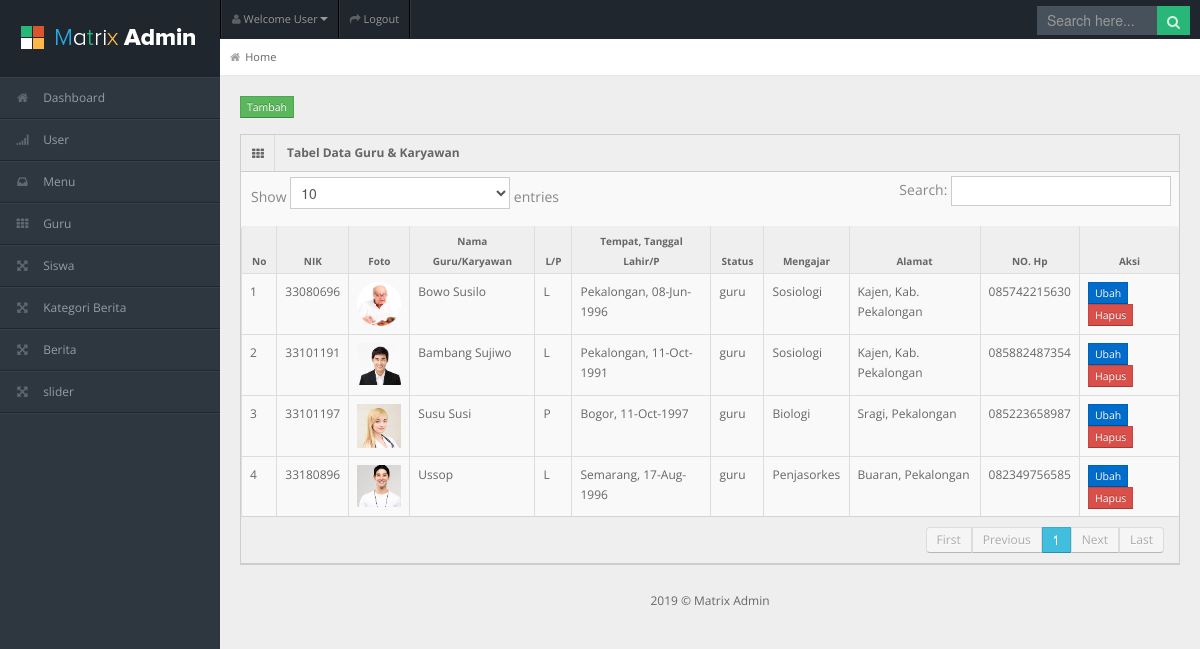
The page /Admin/index.php?page=guru&create=success (signed in) on the database its author committed.
### tables this page shows
CREATE TABLE `tb_karyawan` (
  `nik` int(11) NOT NULL,
  `foto` varchar(50) NOT NULL,
  `nama_karyawan` varchar(45) NOT NULL,
  `jk` enum('L','P') NOT NULL,
  `tmp_lahir` varchar(25) NOT NULL,
  `tgl_lahir` date NOT NULL,
  `status` enum('ketua','guru','staf') NOT NULL,
  `mengajar` varchar(50) NOT NULL,
  `alamat` text NOT NULL,
  `no_hp` varchar(12) NOT NULL
);

### Admin/tabel.php (the view, shortened to what this page needs)
<?php if($_GET['page'] == "guru"){ ?>
<div class="container-fluid">
  <div class="row-fluid">
    <div class="span12">
      <span><a class="btn btn-mini btn-success" href="index.php?page=tambahguru">Tambah</a></span>
      <div class="widget-box">
        <div class="widget-title"> <span class="icon"><i class="icon-th"></i></span>
          <h5>Tabel Data Guru & Karyawan</h5>
        </div>
        <div class="widget-content nopadding">
          <table class="table table-bordered data-table">
            <thead>
              <tr>
                <th>No</th>
                <th>NIK</th>
                <th>Foto</th>
                <th>Nama Guru/Karyawan</th>
                <th>L/P</th>
                <th>Tempat, Tanggal Lahir/P</th>
                <th>Status</th>
                <th>Mengajar</th>
                <th>Alamat</th>
                <th>NO. Hp</th>
                <th>Aksi</th>
              </tr>
            </thead>
            <tbody>
              <?php
                $i = 1;
                $sql = mysqli_query($koneksi, "SELECT * FROM tb_karyawan");
                while($data = mysqli_fetch_array($sql)){
              ?>
              <tr class="gradeX">
                <td><?php echo $i ?></td>
                <td><?php echo $data['nik'] ?></td>
                <td><img src="../images/guru/<?php echo $data['foto'] ?>" alt="<?php echo $data['foto'] ?>" width=50px height=50px></td>
                <td><?php echo $data['nama_karyawan'] ?></td>
                <td><?php echo $data['jk'] ?></td>
                <td><?php echo $data['tmp_lahir'].", ".date("d-M-Y", strtotime($data['tgl_lahir'])) ?></td>
                <td><?php echo $data['status'] ?></td>
                <td><?php echo $data['mengajar'] ?></td>
                <td><?php echo $data['alamat'] ?></td>
                <td><?php echo $data['no_hp'] ?></td>
                <td>
                  <a class="btn btn-mini btn-primary" href="index.php?page=ubahguru&id=<?php echo $data['nik'] ?>">Ubah</a> &nbsp;
                  <a class="btn btn-mini btn-danger" href="crud/guru/delete.php?id=<?php echo $data['nik'] ?>" onclick="return confirm('Apakah anda yakin ?')">Hapus</a>
                </td>
              </tr>
              <?php $i++; } ?>
            </tbody>
          </table>
        </div>
      </div>
    </div>
  </div>
</div>
<?php } ?>

### Admin/css/matrix-style.css (style rules this page uses)
* { outline:none !important; -moz-outline: none !important; }
html, body { height:100% }
body { overflow-x: hidden; margin-top: -10px; font-family: 'Open Sans', sans-serif; font-size:12px; color:#666; }
a { color:#666; }
select, textarea, input[type="text"], input[type="password"], input[type="datetime"], input[type="datetime-local"], input[type="date"], input[type="month"], input[type="time"], input[type="week"], input[type="number"], input[type="email"], input[type="url"], input[type="search"], input[type="tel"], input[type="color"], .uneditable-input, .label, .dropdown-menu, .btn, .well, .progress, .table-bordered, .btn-group > .btn:first-child, .btn-group > .btn:last-child, .btn-group > .btn:last-child, .btn-group > .dropdown-toggle, .alert { border-radius:0px; }
.btn, textarea, input[type="text"], input[type="password"], input[type="datetime"], input[type="datetime-local"], input[type="date"], input[type="month"], input[type="time"], input[type="week"], input[type="number"], input[type="email"], input[type="url"], input[type="search"], input[type="tel"], input[type="color"], .uneditable-input { box-shadow:none; }
.progress, .progress-success .bar, .progress .bar-success, .progress-warning .bar, .progress .bar-warning, .progress-danger .bar, .progress .bar-danger, .progress-info .bar, .progress .bar-info, .btn, .btn-primary { background-image:none; }
.container-fluid .row-fluid:first-child { margin-top: 20px; }
.stat-boxes .peity_bar_good, .stat-boxes .peity_line_good, { color: #459D1C; }
.widget-box { background: none repeat scroll 0 0 #F9F9F9; border-left: 1px solid #CDCDCD; border-top: 1px solid #CDCDCD; border-right: 1px solid #CDCDCD; clear: both; margin-top: 16px; margin-bottom: 16px; position: relative; }
.widget-title, .modal-header, .table th, div.dataTables_wrapper .ui-widget-header { background:#efefef; border-bottom: 1px solid #CDCDCD; height: 36px; }
.widget-title span.icon { padding: 9px 10px 7px 11px; float: left; border-right:1px solid #dadada; }
.widget-title h5 { color: #666; float: left; font-size: 12px; font-weight: bold; padding: 12px; line-height: 12px; margin: 0; }
.widget-content { padding:15px; border-bottom: 1px solid #cdcdcd; }
.table th { height: auto; font-size: 10px; padding: 5px 10px 2px; border-bottom: 0; text-align: center; color: #666666; }
.nopadding { padding: 0 !important; }
.nopadding .table { margin-bottom: 0; }
.nopadding .table-bordered { border: 0; }

### Admin/css/matrix-media.css (style rules this page uses)
body { background:#2E363F; }

### rows shown on the page
tb_karyawan: nik "33080696", foto (picture), nama_karyawan "Bowo Susilo", jk "L", tmp_lahir "Pekalongan", tgl_lahir "08-Jun-1996", status "guru", mengajar "Sosiologi", alamat "Kajen, Kab. Pekalongan", no_hp "085742215630"
tb_karyawan: nik "33101191", foto (picture), nama_karyawan "Bambang Sujiwo", jk "L", tmp_lahir "Pekalongan", tgl_lahir "11-Oct-1991", status "guru", mengajar "Sosiologi", alamat "Kajen, Kab. Pekalongan", no_hp "085882487354"
tb_karyawan: nik "33101197", foto (picture), nama_karyawan "Susu Susi", jk "P", tmp_lahir "Bogor", tgl_lahir "11-Oct-1997", status "guru", mengajar "Biologi", alamat "Sragi, Pekalongan", no_hp "085223658987"
tb_karyawan: nik "33180896", foto (picture), nama_karyawan "Ussop", jk "L", tmp_lahir "Semarang", tgl_lahir "17-Aug-1996", status "guru", mengajar "Penjasorkes", alamat "Buaran, Pekalongan", no_hp "082349756585"
